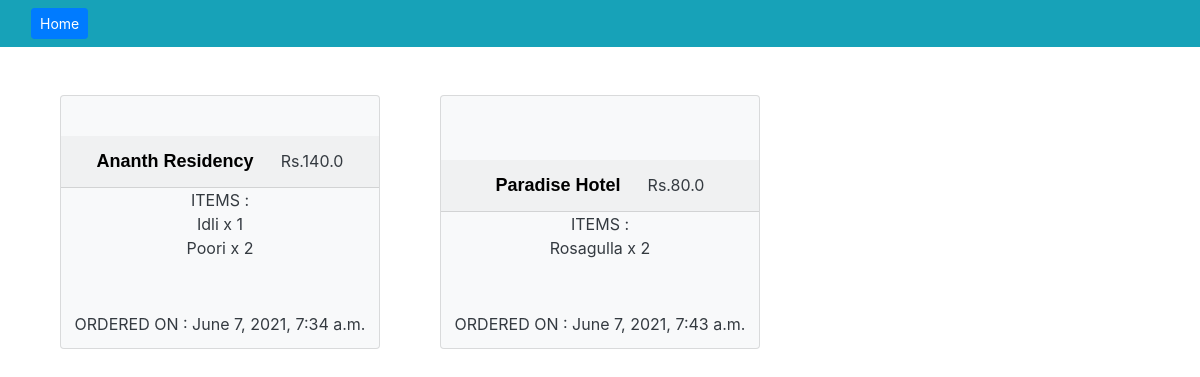
Page /orders/ (signed in) on the committed database.
### capp/models.py (models this page shows, shortened)
class order(models.Model):
    restaurants = models.ForeignKey(restaurant, null=True, on_delete=models.SET_NULL)
    user= models.ForeignKey(User,null=True,blank=True,on_delete=models.CASCADE)
    menu = models.ForeignKey(menu, null=True, on_delete=models.SET_NULL)
    items= models.TextField(null=True)
    total = models.FloatField(null=True)
    date_created = models.DateTimeField(auto_now_add=True, null=True)

class restaurant(models.Model):
    resname = models.CharField(max_length=200, null=True)
    ratings =models.FloatField(null=True)
    image =models.ImageField(upload_to='pics')

### capp/views.py (the view)
# urls.py: path('orders/',views.ordersview,name = "orders"),
@login_required(login_url='login')
def ordersview(request):
    orders = []
    for i in order.objects.filter(user = request.user):
        orders.append(i)
    context = {'orders' : orders}
    return render(request,"capp/orders.html",context)

### capp/templates/capp/orders.html (shortened to what this page needs)
<!DOCTYPE html>
{% load static %}
<html lang="en">
<head>
    <link rel="stylesheet" href="https://stackpath.bootstrapcdn.com/bootstrap/4.3.1/css/bootstrap.min.css">
</head>
<body>
    {% load static %}
<nav class="navbar navbar-dark bg-info">
    <div class="container-fluid">
        <a class="btn btn-sm btn-primary"href="{% url 'home' %}" class="navbar-brand">Home</a>
    </div>
</nav>
<br>
<br>
    <div class="container">
            <div class="row">
                {% for order in orders %}
                 <div class="text-center col-lg-4 d-flex text-dark justify-content-center">
                     <div class="card bg-light mb-3" style="min-width: 20rem;">
                         <div class="card-body">
                         </div>
                         <div class="card-header"> <font color="black" face="Verdana, Geneva, sans-serif" size="+1"><b>{{order.restaurants.resname}}</b></font> &nbsp;&nbsp;&nbsp;&nbsp; Rs.{{order.total}}</div>
                         <div class="card-title">ITEMS : {{order.items |linebreaks}}<br></div>
                         <div class="card-title">ORDERED ON : {{order.date_created}}</div>
                       </div>
                 </div>
                 {% endfor %}
        </div>
    </div>
    </body>
    </html>

### rows in the picture
order: restaurants.resname "Ananth Residency", total "140.0", items "Idli x 1 Poori x 2", date_created "June 7, 2021, 7:34 a.m."
order: restaurants.resname "Paradise Hotel", total "80.0", items "Rosagulla x 2", date_created "June 7, 2021, 7:43 a.m."
